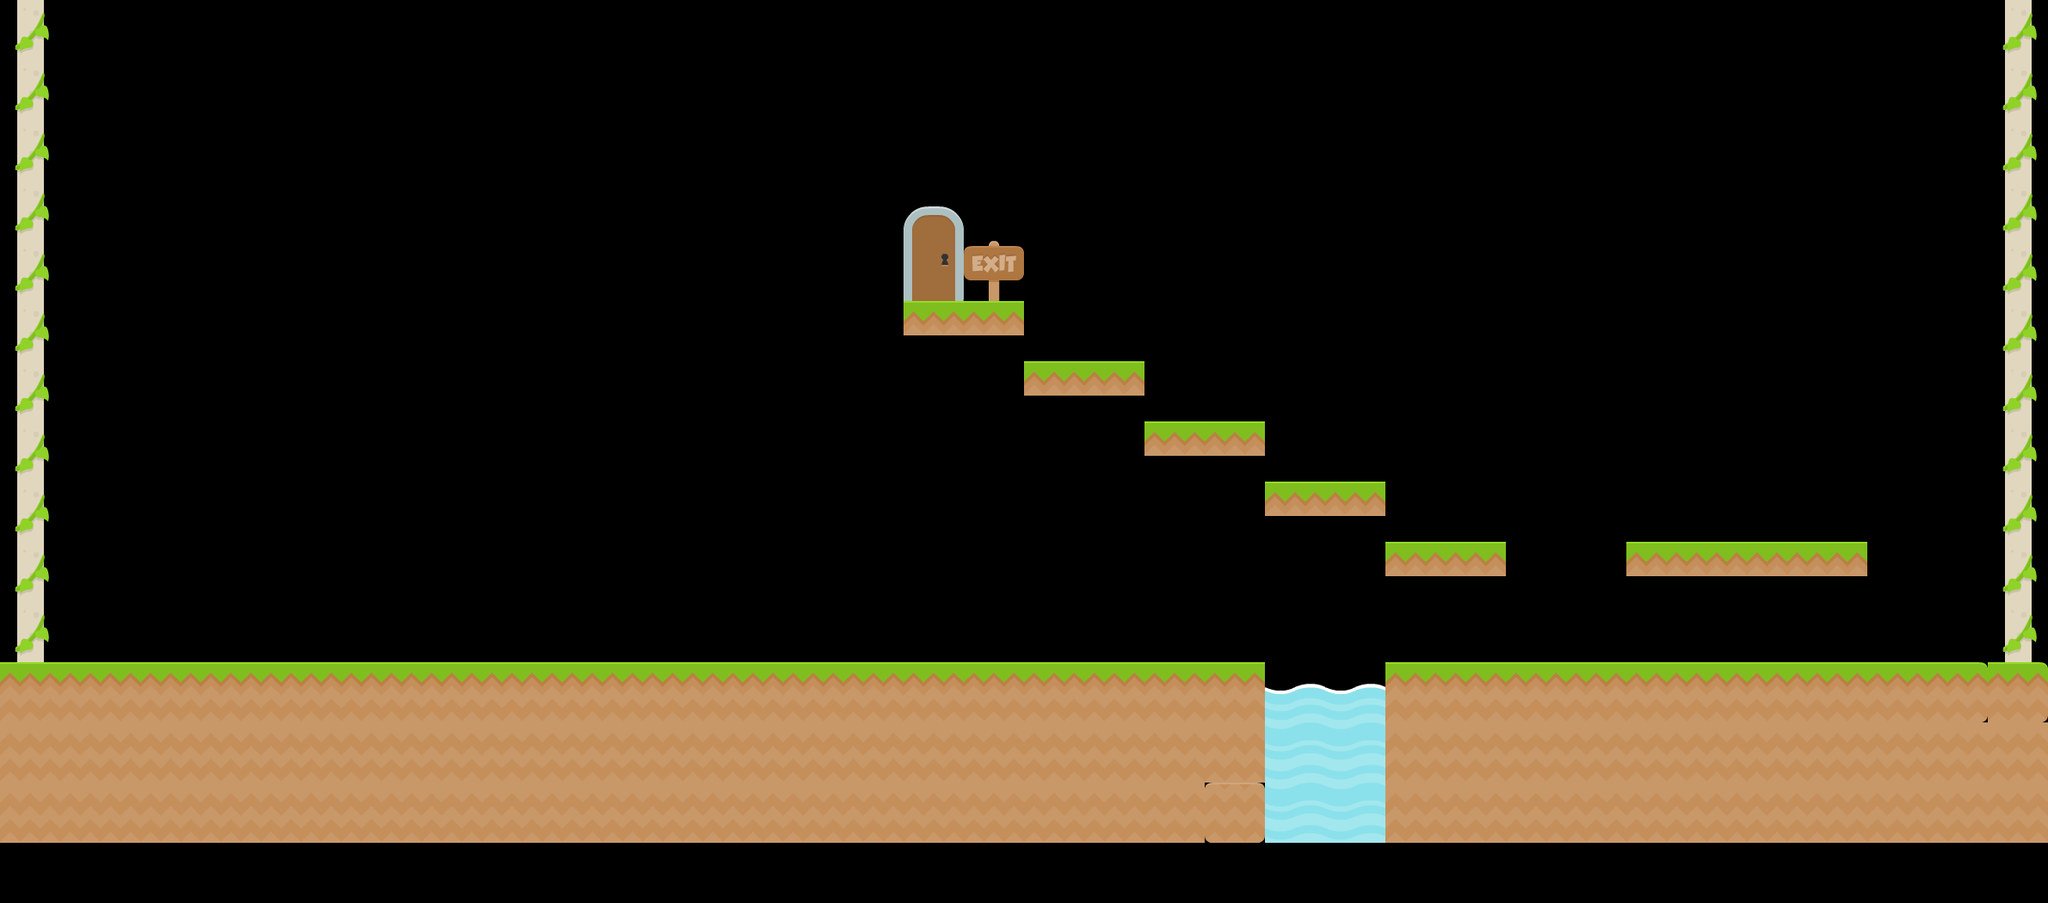

This game map was drawn from its Tiled (.tmx) file and the tilesets committed beside it. A one-line description and the trimmed map source follow:
An orthogonal 34x15 tile map with 70x70 px tiles, 3 tile layers (main, water, door), 2 hidden layers not drawn, 5 tilesets and 22 objects (6x box, 2x ball, hero).

<map version="1.9" tiledversion="1.9.1" orientation="orthogonal" renderorder="right-down" width="34" height="15" tilewidth="70" tileheight="70" infinite="0" nextlayerid="15" nextobjectid="27">
 <tileset firstgid="1" source="request_pack.tsx" />
 <tileset firstgid="113" source="base.tsx" />
 <tileset firstgid="289" source="mushroom.tsx" />
 <tileset firstgid="345" source="buildings.tsx" />
 <tileset firstgid="457" source="candy.tsx" />
 <layer id="1" name="main" width="34" height="15">
  <data>[510 cells, 133 non-empty, 7 distinct tile ids]</data>
 </layer>
 <layer id="5" name="water" width="34" height="15">
  <data>[510 cells, 6 non-empty, 2 distinct tile ids]</data>
 </layer>
 <layer id="6" name="boxes" width="34" height="15" visible="0">
  <data>[510 cells, 6 non-empty, 1 distinct tile ids]</data>
 </layer>
 <layer id="7" name="circles" width="34" height="15" visible="0">
  <data>[510 cells, 4 non-empty, 3 distinct tile ids]</data>
 </layer>
 <layer id="8" name="door" width="34" height="15">
  <data>[510 cells, 2 non-empty, 2 distinct tile ids]</data>
 </layer>
 <objectgroup id="9" name="static">
  <properties>
   <property name="BodyType" value="StaticBody" />
   <property name="density" value="1" />
   <property name="friction" value="1" />
   <property name="gravityScale" value="1.0" />
   <property name="restitution" value="0" />
  </properties>
  <object id="3" x="19.6667" y="0.333333" width="33" height="770">
   <properties>
    <property name="BodyType" value="StaticBody" />
    <property name="density" value="1" />
    <property name="friction" value="1" />
    <property name="gravityScale" value="1.0" />
    <property name="restitution" value="0" />
   </properties>
  </object>
  <object id="4" x="2329.5" y="-0.5" width="31" height="770">
   <properties>
    <property name="BodyType" value="StaticBody" />
    <property name="density" value="1" />
    <property name="friction" value="1" />
    <property name="gravityScale" value="1.0" />
    <property name="restitution" value="0" />
   </properties>
  </object>
  <object id="5" x="0" y="771" width="1470" height="212">
   <properties>
    <property name="BodyType" value="StaticBody" />
    <property name="density" value="1" />
    <property name="friction" value="1" />
    <property name="gravityScale" value="1.0" />
    <property name="restitution" value="0" />
   </properties>
  </object>
  <object id="6" x="1610" y="770" width="770" height="210">
   <properties>
    <property name="BodyType" value="StaticBody" />
    <property name="density" value="1" />
    <property name="friction" value="1" />
    <property name="gravityScale" value="1.0" />
    <property name="restitution" value="0" />
   </properties>
  </object>
  <object id="7" x="1890" y="630" width="280" height="38">
   <properties>
    <property name="BodyType" value="StaticBody" />
    <property name="density" value="1" />
    <property name="friction" value="1" />
    <property name="gravityScale" value="1.0" />
    <property name="restitution" value="0" />
   </properties>
  </object>
  <object id="8" x="1610" y="630" width="139" height="40">
   <properties>
    <property name="BodyType" value="StaticBody" />
    <property name="density" value="1" />
    <property name="friction" value="1" />
    <property name="gravityScale" value="1.0" />
    <property name="restitution" value="0" />
   </properties>
  </object>
  <object id="9" x="1470" y="560" width="139" height="42">
   <properties>
    <property name="BodyType" value="StaticBody" />
    <property name="density" value="1" />
    <property name="friction" value="1" />
    <property name="gravityScale" value="1.0" />
    <property name="restitution" value="0" />
   </properties>
  </object>
  <object id="10" x="1330" y="490" width="139" height="39">
   <properties>
    <property name="BodyType" value="StaticBody" />
    <property name="density" value="1" />
    <property name="friction" value="1" />
    <property name="gravityScale" value="1.0" />
    <property name="restitution" value="0" />
   </properties>
  </object>
  <object id="11" x="1190" y="420" width="141" height="39">
   <properties>
    <property name="BodyType" value="StaticBody" />
    <property name="density" value="1" />
    <property name="friction" value="1" />
    <property name="gravityScale" value="1.0" />
    <property name="restitution" value="0" />
   </properties>
  </object>
  <object id="12" x="1050" y="350" width="141" height="40">
   <properties>
    <property name="BodyType" value="StaticBody" />
    <property name="density" value="1" />
    <property name="friction" value="1" />
    <property name="gravityScale" value="1.0" />
    <property name="restitution" value="0" />
   </properties>
  </object>
  <object id="13" x="1400" y="980" width="280" height="70">
   <properties>
    <property name="BodyType" value="StaticBody" />
    <property name="density" value="1" />
    <property name="friction" value="1" />
    <property name="gravityScale" value="1.0" />
    <property name="restitution" value="0" />
   </properties>
  </object>
 </objectgroup>
 <objectgroup id="10" name="water">
  <properties>
   <property name="BodyType" value="DynamicBody" />
   <property name="density" value="0.3" />
   <property name="friction" value="0" />
   <property name="gravityScale" value="1.0" />
   <property name="restitution" value="0" />
  </properties>
  <object id="14" x="1469" y="797.5" width="141" height="182.5">
   <properties>
    <property name="BodyType" value="DynamicBody" />
    <property name="density" value="0.3" />
    <property name="friction" value="0" />
    <property name="gravityScale" value="1.0" />
    <property name="restitution" value="0" />
   </properties>
  </object>
 </objectgroup>
 <objectgroup id="14" name="hero">
  <object id="25" name="hero" x="210" y="490" width="70" height="90">
   <properties>
    <property name="BodyType" value="DynamicBody" />
    <property name="density" value="0" />
    <property name="friction" value="1" />
    <property name="gravityScale" value="1.0" />
    <property name="restitution" value="0.3" />
   </properties>
  </object>
 </objectgroup>
 <objectgroup id="11" name="dynamic">
  <properties>
   <property name="BodyType" value="DynamicBody" />
   <property name="density" value="1" />
   <property name="friction" value="1" />
   <property name="gravityScale" value="1.0" />
   <property name="restitution" value="0.3" />
  </properties>
  <object id="15" name="box" x="490" y="700" width="70" height="70">
   <properties>
    <property name="BodyType" value="DynamicBody" />
    <property name="density" value="1" />
    <property name="friction" value="1" />
    <property name="gravityScale" value="1.0" />
    <property name="restitution" value="0.3" />
   </properties>
  </object>
  <object id="16" name="box" x="1050" y="700" width="70" height="70">
   <properties>
    <property name="BodyType" value="DynamicBody" />
    <property name="density" value="1" />
    <property name="friction" value="1" />
    <property name="gravityScale" value="1.0" />
    <property name="restitution" value="0.3" />
   </properties>
  </object>
  <object id="17" name="box" x="1330" y="700" width="70" height="70">
   <properties>
    <property name="BodyType" value="DynamicBody" />
    <property name="density" value="1" />
    <property name="friction" value="1" />
    <property name="gravityScale" value="1.0" />
    <property name="restitution" value="0.3" />
   </properties>
  </object>
  </objectgroup>
 <objectgroup id="12" name="exit">
  <properties>
   <property name="BodyType" value="StaticBody" />
   <property name="density" value="1" />
   <property name="friction" value="1" />
   <property name="gravityScale" value="1.0" />
   <property name="restitution" value="0" />
  </properties>
  <!-- 1 objects omitted --></objectgroup>
</map>
<!-- 6 of 22 objects omitted -->